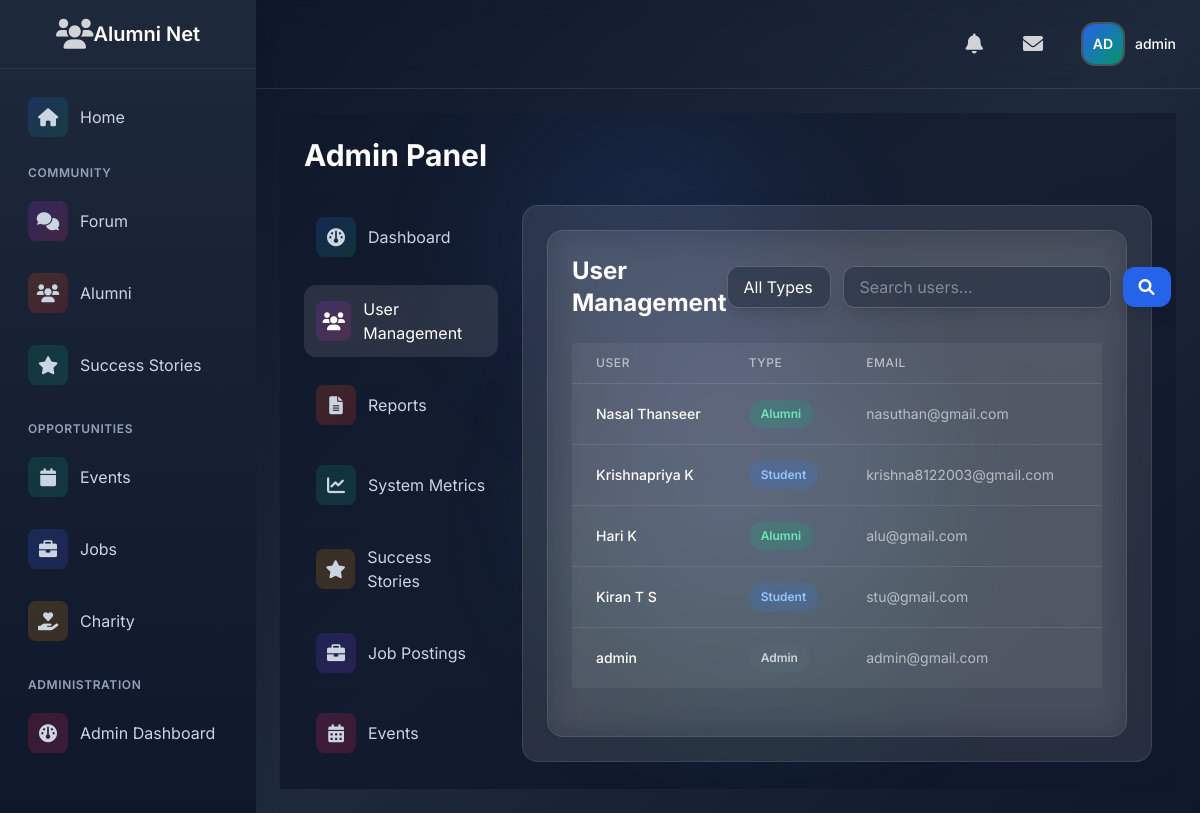
Page /admin-panel/users/ (signed in) on the committed database.
### users/models.py (models this page shows, shortened)
class User(AbstractUser):
    USER_TYPES = (
        ('admin', 'Admin'),
        ('alumni', 'Alumni'),
        ('student', 'Student'),
    )
    INDUSTRY_CHOICES = (
        ('it', 'Information Technology'),
        ('finance', 'Finance'),
        ('healthcare', 'Healthcare'),
        ('education', 'Education'),
        ('manufacturing', 'Manufacturing'),
        ('retail', 'Retail'),
        ('consulting', 'Consulting'),
        ('marketing', 'Marketing'),
        ('other', 'Other')
    )
    AVAILABILITY_CHOICES = (
        ('available', 'Available for Mentorship'),
        ('limited', 'Limited Availability'),
        ('unavailable', 'Not Available'),
    )
    user_type = models.CharField(max_length=10, choices=USER_TYPES, default='student')
    profile_picture = models.ImageField(upload_to='profile_pics/', null=True, blank=True)
    bio = models.TextField(max_length=500, blank=True)
    graduation_year = models.IntegerField(null=True, blank=True)
    current_job_title = models.CharField(max_length=100, blank=True)
    current_company = models.CharField(max_length=100, blank=True)
    industry = models.CharField(max_length=20, choices=INDUSTRY_CHOICES, blank=True)
    years_of_experience = models.PositiveIntegerField(default=0)
    skills = models.TextField(help_text="Enter skills separated by commas", blank=True)
    achievements = models.TextField(blank=True)
    certifications = models.TextField(help_text="Enter certifications separated by commas", blank=True)
    linkedin_profile = models.URLField(max_length=200, blank=True)
    portfolio_link = models.URLField(max_length=200, blank=True)
    mentorship_availability = models.CharField(
        max_length=20,
        choices=AVAILABILITY_CHOICES,
        blank=True
    )
    email_verified = models.BooleanField(default=False)

### admin_panel/views.py (the view)
# urls.py: path('users/', views.user_management, name='user_management'),
@staff_member_required
def user_management(request):
    users = User.objects.all().order_by('-date_joined')
    user_type = request.GET.get('user_type')
    search = request.GET.get('search')
    if user_type:
        users = users.filter(user_type=user_type)
    if search:
        users = users.filter(username__icontains=search) | users.filter(email__icontains=search)
    paginator = Paginator(users, 20)
    page = request.GET.get('page')
    users = paginator.get_page(page)
    return render(request, 'admin_panel/user_management.html', {'users': users})

### admin_panel/templates/admin_panel/user_management.html (shortened to what this page needs)
{% extends 'admin_panel/base_admin.html' %}
{% load static %}
{% block admin_content %}
<div class="bg-white/5 backdrop-blur-lg rounded-2xl border border-white/10 p-6">
    <div class="flex justify-between items-center mb-6">
        <h2 class="text-2xl font-bold text-white">User Management</h2>
        <div class="flex space-x-4">
            <form class="flex items-center space-x-3">
                <select name="user_type"
                        class="px-4 py-2 rounded-xl bg-slate-800/50 border border-white/20 text-white
                               focus:border-blue-500 focus:ring-2 focus:ring-blue-500/20
                               appearance-none cursor-pointer shadow-lg shadow-black/10">
                    <option value="" class="bg-slate-800">All Types</option>
                </select>
                <input type="text" name="search" placeholder="Search users..."
                       value="{{ request.GET.search }}"
                       class="px-4 py-2 rounded-xl bg-slate-800/50 border border-white/20 text-white
                              placeholder-white/40 focus:border-blue-500 focus:ring-2 focus:ring-blue-500/20
                              shadow-lg shadow-black/10">
                <button type="submit"
                        class="px-4 py-2 bg-blue-600 text-white rounded-xl hover:bg-blue-700
                               transition-colors duration-200 shadow-lg shadow-black/10">
                    <i class="fas fa-search"></i>
                </button>
            </form>
        </div>
    </div>
    <div class="overflow-x-auto">
        <table class="min-w-full divide-y divide-white/10">
            <thead>
                <tr>
                    <th class="px-6 py-3 bg-white/5 text-left text-xs font-medium text-white/60 uppercase tracking-wider">User</th>
                    <th class="px-6 py-3 bg-white/5 text-left text-xs font-medium text-white/60 uppercase tracking-wider">Type</th>
                    <th class="px-6 py-3 bg-white/5 text-left text-xs font-medium text-white/60 uppercase tracking-wider">Email</th>
                    <th class="px-6 py-3 bg-white/5 text-left text-xs font-medium text-white/60 uppercase tracking-wider">Joined</th>
                </tr>
            </thead>
            <tbody class="divide-y divide-white/10">
                {% for user in users %}
                <tr class="bg-white/5 hover:bg-white/10 transition-colors duration-200">
                    <td class="px-6 py-4 whitespace-nowrap">
                        <div class="flex items-center">
                            <div class="text-sm font-medium text-white">
                                {{ user.get_full_name|default:user.username }}
                            </div>
                        </div>
                    </td>
                    <td class="px-6 py-4 whitespace-nowrap">
                        <span class="px-3 py-1 inline-flex text-xs leading-5 font-semibold rounded-full
                            {% if user.user_type == 'student' %}bg-blue-500/20 text-blue-300
                            {% elif user.user_type == 'alumni' %}bg-emerald-500/20 text-emerald-300
                            {% else %}bg-gray-500/20 text-gray-300{% endif %}">
                            {{ user.get_user_type_display }}
                        </span>
                    </td>
                    <td class="px-6 py-4 whitespace-nowrap text-sm text-white/60">{{ user.email }}</td>
                    <td class="px-6 py-4 whitespace-nowrap text-sm text-white/60">{{ user.date_joined|date }}</td>
                </tr>
                {% endfor %}
            </tbody>
        </table>
    </div>
</div>
{% endblock %}

### templates/base.html (shortened to what this page needs)
{% load static %}
{% load user_tags %}
{% load notification_tags %}
{% load message_tags %}
<!DOCTYPE html>
<html lang="en">
<head>
    <script src="https://cdn.tailwindcss.com"></script>
    <link rel="stylesheet" href="https://cdnjs.cloudflare.com/ajax/libs/font-awesome/6.0.0/css/all.min.css">
</head>
<body class="font-[Inter] bg-slate-900">
    <div class="min-h-screen flex flex-col md:flex-row">
        <aside class="fixed inset-y-0 left-0 bg-gradient-to-b from-slate-800 to-slate-900 shadow-xl w-64 transform -translate-x-full md:translate-x-0 transition-transform duration-300 ease-in-out z-30"
               id="sidebar">
            <div class="flex items-center justify-center p-4 border-b border-slate-700/50">
                <div class="text-white/80 hover:text-white transition-colors duration-200">
                    <i class="fas fa-users text-3xl"></i>
                </div>
                    <span class="text-xl font-semibold text-white">Alumni Net</span>
            </div>
            <nav class="p-4 space-y-4">
                {% if user.is_authenticated %}
                    <a href="{% url 'home' %}"
                       class="flex items-center space-x-3 p-3 rounded-xl hover:bg-white/10 text-slate-300 hover:text-white transition-all duration-200 group">
                        <div class="w-10 h-10 flex items-center justify-center rounded-lg bg-gradient-to-br from-blue-600/20 to-emerald-600/20 group-hover:from-blue-600/30 group-hover:to-emerald-600/30">
                            <i class="fas fa-home text-lg"></i>
                        </div>
                        <span>Home</span>
                    </a>
                    <div class="space-y-6">
                        <div class="space-y-2">
                            <p class="px-3 text-xs font-semibold text-slate-400 uppercase tracking-wider">Community</p>
                            <a href="{% url 'forum:category_list' %}"
                               class="flex items-center space-x-3 p-3 rounded-xl hover:bg-white/10 text-slate-300 hover:text-white transition-all duration-200 group">
                                <div class="w-10 h-10 flex items-center justify-center rounded-lg bg-gradient-to-br from-purple-600/20 to-pink-600/20 group-hover:from-purple-600/30 group-hover:to-pink-600/30">
                                    <i class="fas fa-comments text-lg"></i>
                                </div>
                                <span>Forum</span>
                            </a>
                            <a href="{% url 'users:alumni_directory' %}"
                               class="flex items-center space-x-3 p-3 rounded-xl hover:bg-white/10 text-slate-300 hover:text-white transition-all duration-200 group">
                                <div class="w-10 h-10 flex items-center justify-center rounded-lg bg-gradient-to-br from-orange-600/20 to-red-600/20 group-hover:from-orange-600/30 group-hover:to-red-600/30">
                                    <i class="fas fa-users text-lg"></i>
                                </div>
                                <span>Alumni</span>
                            </a>
                            <a href="{% url 'success:story_list' %}"
                               class="flex items-center space-x-3 p-3 rounded-xl hover:bg-white/10 text-slate-300 hover:text-white transition-all duration-200 group">
                                <div class="w-10 h-10 flex items-center justify-center rounded-lg bg-gradient-to-br from-emerald-600/20 to-teal-600/20 group-hover:from-emerald-600/30 group-hover:to-teal-600/30">
                                    <i class="fas fa-star text-lg"></i>
                                </div>
                                <span>Success Stories</span>
                            </a>
                        </div>
                        <div class="space-y-2">
                            <p class="px-3 text-xs font-semibold text-slate-400 uppercase tracking-wider">Opportunities</p>
                            <a href="{% url 'event_list' %}"
                               class="flex items-center space-x-3 p-3 rounded-xl hover:bg-white/10 text-slate-300 hover:text-white transition-all duration-200 group">
                                <div class="w-10 h-10 flex items-center justify-center rounded-lg bg-gradient-to-br from-emerald-600/20 to-teal-600/20 group-hover:from-emerald-600/30 group-hover:to-teal-600/30">
                                    <i class="fas fa-calendar text-lg"></i>
                                </div>
                                <span>Events</span>
                            </a>
                            <a href="{% url 'job_list' %}"
                               class="flex items-center space-x-3 p-3 rounded-xl hover:bg-white/10 text-slate-300 hover:text-white transition-all duration-200 group">
                                <div class="w-10 h-10 flex items-center justify-center rounded-lg bg-gradient-to-br from-blue-600/20 to-indigo-600/20 group-hover:from-blue-600/30 group-hover:to-indigo-600/30">
                                    <i class="fas fa-briefcase text-lg"></i>
                                </div>
                                <span>Jobs</span>
                            </a>
                            <a href="{% url 'fund_list' %}"
   class="flex items-center space-x-3 p-3 rounded-xl hover:bg-white/10 text-slate-300 hover:text-white transition-all duration-200 group">
    <div class="w-10 h-10 flex items-center justify-center rounded-lg bg-gradient-to-br from-yellow-600/20 to-amber-600/20 group-hover:from-yellow-600/30 group-hover:to-amber-600/30">
        <i class="fas fa-hand-holding-heart text-lg"></i>
    </div>
    <span>Charity</span>
</a>
                        </div>
                        {% if user.is_staff %}
                        <div class="space-y-2">
                            <p class="px-3 text-xs font-semibold text-slate-400 uppercase tracking-wider">Administration</p>
                            <a href="{% url 'admin_panel:dashboard' %}"
                               class="flex items-center space-x-3 p-3 rounded-xl hover:bg-white/10 text-slate-300 hover:text-white transition-all duration-200 group">
                                <div class="w-10 h-10 flex items-center justify-center rounded-lg bg-gradient-to-br from-rose-600/20 to-pink-600/20 group-hover:from-rose-600/30 group-hover:to-pink-600/30">
                                    <i class="fas fa-gauge text-lg"></i>
                                </div>
                                <span>Admin Dashboard</span>
                            </a>
                        </div>
                        {% endif %}
                    </div>
                {% endif %}
            </nav>
        </aside>
        <div class="flex-1 md:ml-64 relative bg-gradient-to-br from-slate-900 via-slate-800 to-slate-900">
            <header class="sticky top-0 z-20 backdrop-blur-md border-b border-white/10">
                <div class="relative flex items-center justify-between p-4 text-white">
                    <div class="flex items-center space-x-3 md:space-x-6">
                        {% if user.is_authenticated %}
                            <a href="{% url 'notifications:notification_list' %}" class="relative p-2 text-white/80 hover:text-white rounded-xl hover:bg-white/10 transition-colors duration-200">
                                <i class="fas fa-bell text-xl"></i>
                            </a>
                            <a href="{% url 'messaging:conversation_list' %}"
                               class="relative p-2 text-white/80 hover:text-white rounded-xl hover:bg-white/10 transition-colors duration-200">
                                <i class="fas fa-envelope text-xl"></i>
                            </a>
                            <div class="relative"
                                 x-data="{ open: false }"
                                 @keydown.escape.stop="open = false"
                                 @click.away="open = false">
                                <button @click="open = !open"
                                        class="flex items-center space-x-3 p-2 rounded-xl hover:bg-white/10 transition-all duration-200"
                                        :aria-expanded="open">
                                    <div class="relative">
                                        <div class="w-10 h-10 rounded-xl overflow-hidden ring-2 ring-white/20">
                                            {% if user.profile_picture %}
                                                <img src="{{ user.profile_picture.url }}"
                                                     alt="Profile"
                                                     class="h-full w-full object-cover">
                                            {% else %}
                                                <div class="profile-initials w-full h-full flex items-center justify-center bg-gradient-to-br from-blue-600 to-emerald-600">
                                                    <span class="text-white text-sm font-semibold">{{ user|get_initials }}</span>
                                                </div>
                                            {% endif %}
                                        </div>
                                    </div>
                                    <span class="text-sm font-medium text-white">{{ user.get_full_name|default:user.username }}</span>
                                </button>
                            </div>
                        {% endif %}
                    </div>
                </div>
            </header>
            <main class="relative p-4 md:p-6">
                {% block content %}{% endblock %}
            </main>
        </div>
    </div>
</body>
</html>

### rows in the picture
User: first_name+last_name+username "AD", get_full_name "admin", user_type "Admin", email "admin@gmail.com"
User: get_full_name "Nasal Thanseer", user_type "Alumni", email "nasuthan@gmail.com"
User: get_full_name "Krishnapriya K", user_type "Student", email "krishna8122003@gmail.com"
User: get_full_name "Hari K", user_type "Alumni", email "alu@gmail.com"
User: get_full_name "Kiran T S", user_type "Student", email "stu@gmail.com"
